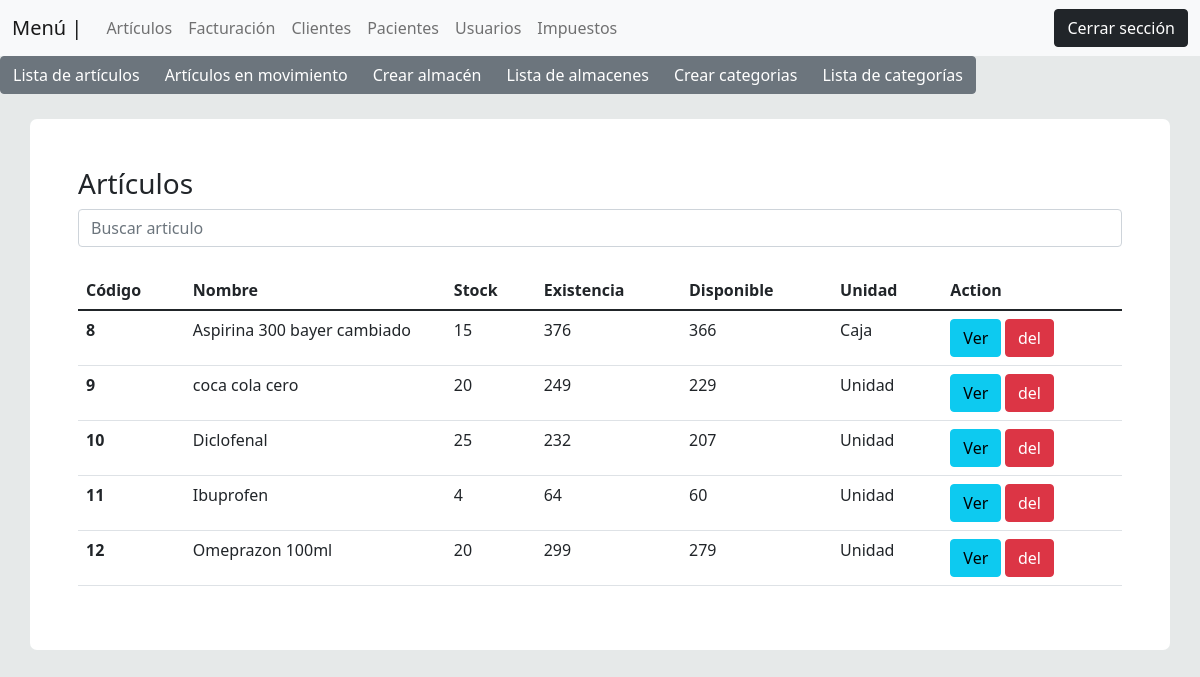
/views/inventario.php (signed in), run on an earlier commit of the app's database.
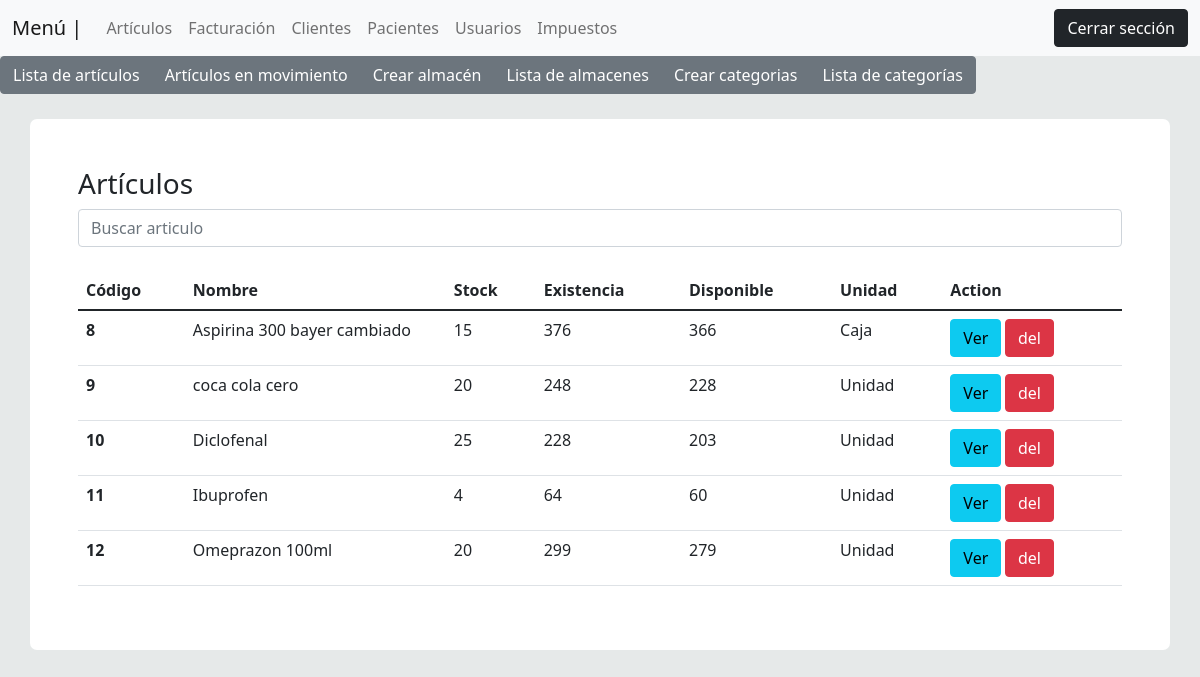
And on a later commit of the database.
### tables this page shows
CREATE TABLE `articulos` (
  `id` int(11) NOT NULL,
  `nombre` varchar(100) NOT NULL,
  `descripcion` text DEFAULT NULL,
  `existencia` float NOT NULL DEFAULT 0,
  `stock` float NOT NULL DEFAULT 0,
  `cantidad_disponible` float NOT NULL DEFAULT 0,
  `cantidad_en_movimiento` int(7) NOT NULL DEFAULT 0,
  `almacen` int(2) DEFAULT NULL,
  `fcc` varchar(100) DEFAULT NULL,
  `fcv` varchar(100) NOT NULL,
  `status` varchar(10) NOT NULL DEFAULT 'Activo',
  `categoria` varchar(100) DEFAULT NULL,
  `precio_compra` float DEFAULT NULL,
  `precio_venta` float NOT NULL,
  `codigo_impuesto` int(2) DEFAULT NULL,
  `casa_productora` varchar(100) DEFAULT NULL,
  `fecha_creacion` timestamp NOT NULL DEFAULT current_timestamp() ON UPDATE current_timestamp(),
  `creado_por` varchar(100) DEFAULT NULL,
  `fecha_modificacion` date DEFAULT NULL,
  `modificado_por` varchar(100) DEFAULT NULL,
  `fecha_borrado` date DEFAULT NULL,
  `borrado_por` varchar(100) DEFAULT NULL
);

### backend/inventario/listas_articulos.php (called while the page is built, shortened)
<?php
    include('../backend/control/cone.php');
    $consulta_all = "SELECT nombre, stock, existencia, id, cantidad_disponible,cantidad_en_movimiento, fcv
    from articulos
    where  borrado_por is null and fecha_borrado is null";
    $query_all = $conexion->query($consulta_all);
 ?>

### views/inventario.php (the view, shortened to what this page needs)
<?php
 include('plantilla/menu_top.php');
 include('plantilla/menu_articulos.php');
 include('../backend/inventario/listas_articulos.php');
?>
<div class="p-5 contenido">
  <h3>Artículos</h3>
        <div class="col-md-12">
            <input type="text" class="form-control" name="" id="busqueda" placeholder="Buscar articulo"><br>
            <div id="table_init">
              <table class="table">
                <thead>
                  <tr>
                    <th scope="col">Código</th>
                    <th scope="col" width="25%">Nombre</th>
                    <th scope="col">Stock</th>
                    <th scope="col">Existencia</th>
                    <th scope="col">Disponible</th>
                    <th scope="col">Unidad</th>
                    <th scope="col">Action</th>
                  </tr>
                </thead>
                <tbody>
                  <?php
                    while($articulo = $query_all->fetch_assoc()){
                    ?>
                        <tr>
                            <th scope="row"><?php echo $articulo["id"] ?></th>
                            <td><?php echo $articulo["nombre"] ?></td>
                            <td><?php echo $articulo["stock"] ?></td>
                            <td><?php echo $articulo["existencia"] ?></td>
                            <td><?php echo $articulo["cantidad_disponible"] ?></td>
                            <td><?php echo $articulo["fcv"] ?></td>
                            <td>
                                <small>
                                    <a href="ver_articulos.php?id=<?php echo $articulo["id"] ?>" class="btn btn-info">Ver</a>
                                    <a class= "btn btn-danger" data-toggle="modal" data-target="#exampleModal<?php echo $articulo["id"] ?>">del</a>
                                </small>
                            </td>
                        </tr>
                        <?php
                        }
                      ?>
                  </tbody>
                </table>
              </div>
        </div>
</div>

What changed in the data, as far as the page shows it:
changed articulos "coca cola cero": existencia "249" → "248"; cantidad_disponible "229" → "228"
changed articulos "Diclofenal": existencia "232" → "228"; cantidad_disponible "207" → "203"
